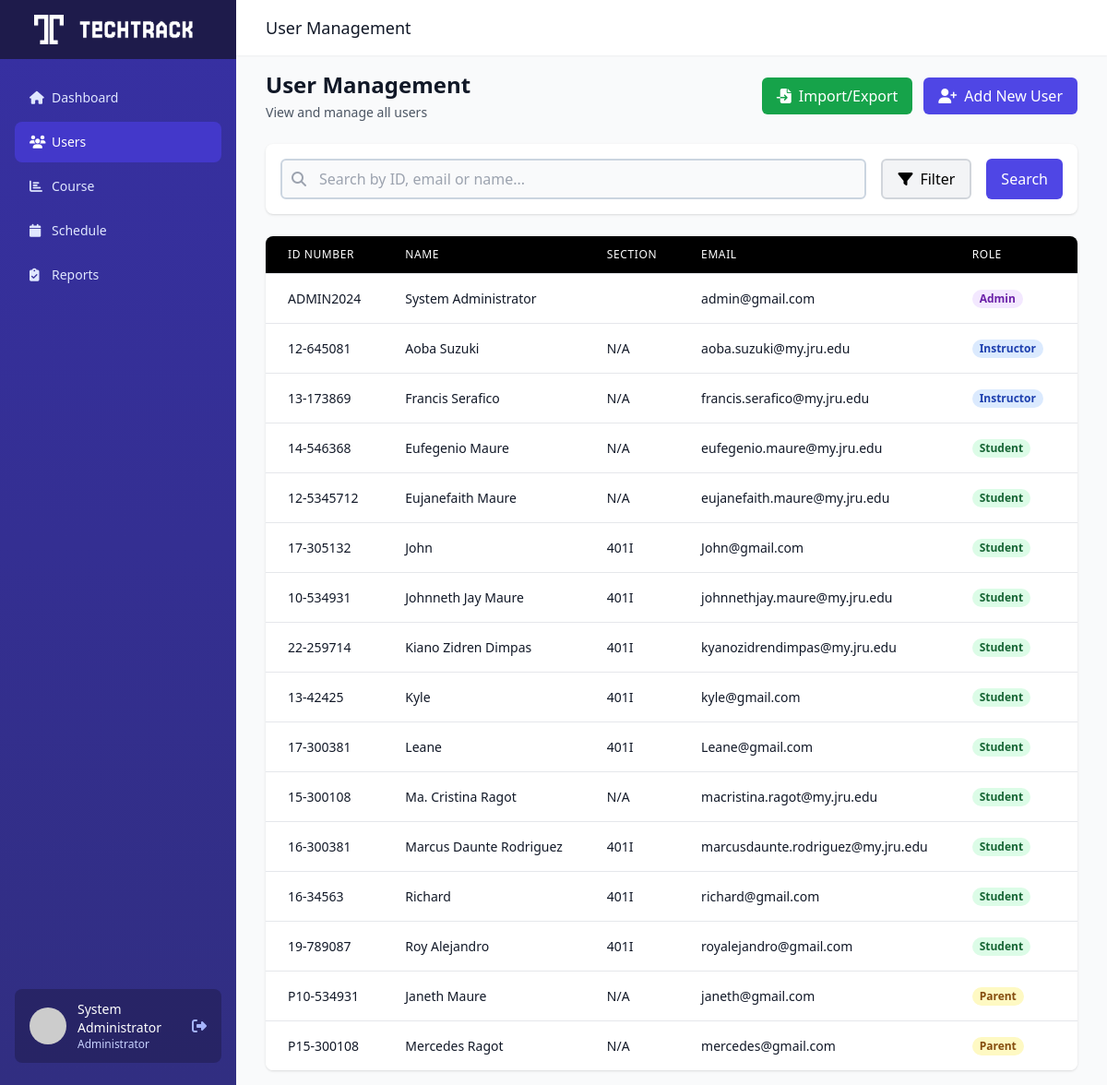
Page /admin/display_user.php (signed in) on the committed database.
### tables this page shows
CREATE TABLE `user` (
  `user_id` int(11) NOT NULL,
  `id_number` varchar(20) NOT NULL,
  `email` varchar(255) NOT NULL,
  `password` varchar(255) NOT NULL,
  `name` varchar(255) NOT NULL,
  `section` varchar(20) DEFAULT NULL,
  `rfid_tag` varchar(255) DEFAULT NULL,
  `role_id` int(1) NOT NULL
);

### admin/display_user.php (the view, shortened to what this page needs)
<?php
include '../db_config.php';
$search = $_GET['search'] ?? '';
$sql = "SELECT user_id, id_number, email, name, section, role_id, rfid_tag FROM user WHERE 1=1";
$sql .= " ORDER BY role_id, name";
$stmt = $conn->prepare($sql);
$stmt->execute();
$result = $stmt->get_result();
$role_names = [
    1 => 'Admin',
    2 => 'Instructor',
    3 => 'Student',
    4 => 'Parent'
];
$stmt = $conn->prepare("SELECT name FROM user WHERE id_number = ? AND role_id = 1");
$stmt->bind_param("s", $_SESSION['user_id']);
$stmt->execute();
$result_admin = $stmt->get_result();
$admin = $result_admin->fetch_assoc();
?>
<!DOCTYPE html>
<html lang="en">
<head>
    <script src="https://cdn.tailwindcss.com"></script>
    <link rel="stylesheet" href="https://cdnjs.cloudflare.com/ajax/libs/font-awesome/6.4.0/css/all.min.css">
</head>
<body class="bg-gray-50">
    <div class="flex h-screen overflow-hidden">
        <div class="hidden md:flex md:flex-shrink-0">
            <div class="flex flex-col w-64 bg-gradient-to-b from-indigo-800 to-indigo-900">
<div class="flex items-center justify-center h-16 px-4 bg-indigo-950">
    <div class="text-xl font-semibold text-white flex items-center">
        <img src="../images/dashboard_logo.png" alt="Dashboard Logo" class="h-8 w-8 mr-2">
        <img src="../images/TECHTRACK.png" alt="TECHTRACK" class="h-6">
    </div>
</div>
                <div class="flex flex-col flex-grow px-4 mt-5">
                    <nav class="flex-1 space-y-1">
                        <a href="admin_dashboard.php" class="flex items-center px-4 py-3 text-sm font-medium text-indigo-100 rounded-lg hover:bg-indigo-700 transition duration-150">
                            <i class="fas fa-home w-6"></i>
                            <span>Dashboard</span>
                        </a>
                        <a href="display_user.php" class="flex items-center px-4 py-3 mt-1 text-sm font-medium text-white bg-indigo-700 rounded-lg hover:bg-indigo-600 transition duration-150">
                            <i class="fas fa-users w-6"></i>
                            <span>Users</span>
                        </a>
                        <a href="display_course.php" class="flex items-center px-4 py-3 mt-1 text-sm font-medium text-indigo-100 rounded-lg hover:bg-indigo-700 transition duration-150">
                            <i class="fas fa-chart-bar w-6"></i>
                            <span>Course</span>
                        </a>
                        <a href="display_schedule.php" class="flex items-center px-4 py-3 mt-1 text-sm font-medium text-indigo-100 rounded-lg hover:bg-indigo-700 transition duration-150">
                            <i class="fas fa-calendar w-6"></i>
                            <span>Schedule</span>
                        </a>
                        <a href="display_attendance.php" class="flex items-center px-4 py-3 mt-1 text-sm font-medium text-indigo-100 rounded-lg hover:bg-indigo-700 transition duration-150">
                            <i class="fas fa-clipboard-check w-6"></i>
                            <span>Reports</span>
                        </a>
                    </nav>
                    <div class="flex items-center px-4 py-3 mt-auto mb-6 bg-indigo-950 bg-opacity-50 rounded-lg">
                        <img class="w-10 h-10 rounded-full" src="https://ui-avatars.com/api/?name=<?= urlencode($admin['name']) ?>&background=6366F1&color=fff" alt="User">
                        <div class="ml-3">
                            <p class="text-sm font-medium text-white"><?= htmlspecialchars($admin['name']) ?></p>
                            <p class="text-xs text-indigo-200">Administrator</p>
                        </div>
                        <a href="../logout.php" class="ml-auto text-indigo-300 hover:text-white">
                            <i class="fas fa-sign-out-alt"></i>
                        </a>
                    </div>
                </div>
            </div>
        </div>
        <div class="flex flex-col flex-1 overflow-y-auto">
            <header class="bg-white shadow-sm z-10">
                <div class="px-4 sm:px-6 lg:px-8 py-4">
                    <div class="flex items-center justify-between">
                        <h1 class="text-lg font-medium text-gray-900">User Management</h1>
                    </div>
                </div>
            </header>
            <main class="flex-1 p-4 sm:px-6 lg:px-8 bg-gray-50">
                <div class="mb-6 flex justify-between items-center">
                    <div>
                        <h1 class="text-2xl font-semibold text-gray-900">User Management</h1>
                        <p class="mt-1 text-sm text-gray-600">View and manage all users</p>
                    </div>
                    <div class="flex space-x-3">
                        <a href="import_export_user.php" class="bg-green-600 text-white px-4 py-2 rounded-md hover:bg-green-700 focus:outline-none focus:ring-2 focus:ring-green-500 focus:ring-offset-2">
                            <i class="fas fa-file-import mr-2"></i>Import/Export
                        </a>
                        <a href="create_user.php" class="bg-indigo-600 text-white px-4 py-2 rounded-md hover:bg-indigo-700 focus:outline-none focus:ring-2 focus:ring-indigo-500 focus:ring-offset-2">
                            <i class="fas fa-user-plus mr-2"></i>Add New User
                        </a>
                    </div>
                </div>
                <div class="bg-white p-4 rounded-lg shadow mb-6">
                    <form action="" method="GET" class="flex flex-col md:flex-row gap-4">
                        <div class="flex-grow relative">
                            <div class="absolute inset-y-0 left-0 pl-3 flex items-center pointer-events-none">
                            </div>
                            <input type="text" name="search" value="<?php echo htmlspecialchars($search); ?>" placeholder="Search by ID, email or name..."
                                   class="pl-10 pr-4 py-2 w-full rounded-md border-2 border-gray-300 focus:border-indigo-500 focus:ring focus:ring-indigo-200 focus:ring-opacity-50">
                        </div>
                        <div class="relative">
                            <button type="button" id="filterButton" class="flex items-center justify-center px-4 py-2 bg-gray-100 border-2 border-gray-300 rounded-md hover:bg-gray-200 focus:outline-none focus:ring-2 focus:ring-gray-500">
                                <i class="fas fa-filter mr-2"></i>
                                <span>Filter</span>
                            </button>
                        </div>
                        <button type="submit" class="px-4 py-2 bg-indigo-600 text-white rounded-md hover:bg-indigo-700 focus:outline-none focus:ring-2 focus:ring-indigo-500 focus:ring-offset-2">
                            Search
                        </button>
                    </form>
                </div>
                <div class="bg-white shadow overflow-hidden sm:rounded-lg">
                    <?php if ($result && $result->num_rows > 0): ?>
                        <table class="min-w-full divide-y divide-gray-200">
                            <thead class="bg-black text-white">
                                <tr>
                                    <th scope="col" class="px-6 py-3 text-left text-xs font-medium uppercase tracking-wider">
                                        ID Number
                                    </th>
                                    <th scope="col" class="px-6 py-3 text-left text-xs font-medium uppercase tracking-wider">
                                        Name
                                    </th>
                                    <th scope="col" class="px-6 py-3 text-left text-xs font-medium uppercase tracking-wider">
                                        Section
                                    </th>
                                    <th scope="col" class="px-6 py-3 text-left text-xs font-medium uppercase tracking-wider">
                                        Email
                                    </th>
                                    <th scope="col" class="px-6 py-3 text-left text-xs font-medium uppercase tracking-wider">
                                        Role
                                    </th>
                                    <th scope="col" class="px-6 py-3 text-left text-xs font-medium uppercase tracking-wider">
                                    </th>
                                </tr>
                            </thead>
                            <tbody class="bg-white divide-y divide-gray-200">
                                <?php while ($row = $result->fetch_assoc()): ?>
                                    <tr>
                                        <td class="px-6 py-4 whitespace-nowrap text-sm text-gray-900">
                                            <?php echo htmlspecialchars($row['id_number']); ?>
                                        </td>
                                        <td class="px-6 py-4 whitespace-nowrap text-sm text-gray-900">
                                            <?php echo htmlspecialchars($row['name']); ?>
                                        </td>
                                        <td class="px-6 py-4 whitespace-nowrap text-sm text-gray-900">
                                            <?php echo htmlspecialchars($row['section'] ?? 'N/A'); ?>
                                        </td>
                                        <td class="px-6 py-4 whitespace-nowrap text-sm text-gray-900">
                                            <?php echo htmlspecialchars($row['email']); ?>
                                        </td>
                                        <td class="px-6 py-4 whitespace-nowrap text-sm">
                                            <span class="px-2 inline-flex text-xs leading-5 font-semibold rounded-full
                                                <?php
                                                    switch($row['role_id']) {
                                                        case 1: echo 'bg-purple-100 text-purple-800'; break;
                                                        case 2: echo 'bg-blue-100 text-blue-800'; break;
                                                        case 3: echo 'bg-green-100 text-green-800'; break;
                                                        case 4: echo 'bg-yellow-100 text-yellow-800'; break;
                                                    }
                                                ?>">
                                                <?php echo htmlspecialchars($role_names[$row['role_id']] ?? 'Unknown'); ?>
                                            </span>
                                        </td>
                                        <td class="px-6 py-4 whitespace-nowrap text-sm text-gray-900">
                                        </td>
                                    </tr>
                                <?php endwhile; ?>
                            </tbody>
                        </table>
                    <?php else: ?>
                        <div class="text-center py-8">
                            <p class="text-gray-500">No users found</p>
                        </div>
                    <?php endif; ?>
                </div>
            </main>
        </div>
    </div>
</body>
</html>

### admin/display_user.php (style rules this page uses)
input, select, textarea { border: 2px solid #cbd5e0 !important; background-color: #f9fafb !important; }

### rows in the picture
user: name "System Administrator", id_number "ADMIN2024", email "admin@gmail.com", role "Admin"
user: id_number "12-645081", name "Aoba Suzuki", section "N/A", email "aoba.suzuki@my.jru.edu", role "Instructor"
user: id_number "13-173869", name "Francis Serafico", section "N/A", email "francis.serafico@my.jru.edu", role "Instructor"
user: id_number "14-546368", name "Eufegenio Maure", section "N/A", email "eufegenio.maure@my.jru.edu", role "Student"
user: id_number "12-5345712", name "Eujanefaith Maure", section "N/A", email "eujanefaith.maure@my.jru.edu", role "Student"
user: id_number "17-305132", name "John", section "401I", email "John@gmail.com", role "Student"
user: id_number "10-534931", name "Johnneth Jay Maure", section "401I", email "johnnethjay.maure@my.jru.edu", role "Student"
user: id_number "22-259714", name "Kiano Zidren Dimpas", section "401I", email "kyanozidrendimpas@my.jru.edu", role "Student"
user: id_number "13-42425", name "Kyle", section "401I", email "kyle@gmail.com", role "Student"
user: id_number "17-300381", name "Leane", section "401I", email "Leane@gmail.com", role "Student"
user: id_number "15-300108", name "Ma. Cristina Ragot", section "N/A", email "macristina.ragot@my.jru.edu", role "Student"
user: id_number "16-300381", name "Marcus Daunte Rodriguez", section "401I", email "marcusdaunte.rodriguez@my.jru.edu", role "Student"
user: id_number "16-34563", name "Richard", section "401I", email "richard@gmail.com", role "Student"
user: id_number "19-789087", name "Roy Alejandro", section "401I", email "royalejandro@gmail.com", role "Student"
user: id_number "P10-534931", name "Janeth Maure", section "N/A", email "janeth@gmail.com", role "Parent"
user: id_number "P15-300108", name "Mercedes Ragot", section "N/A", email "mercedes@gmail.com", role "Parent"
